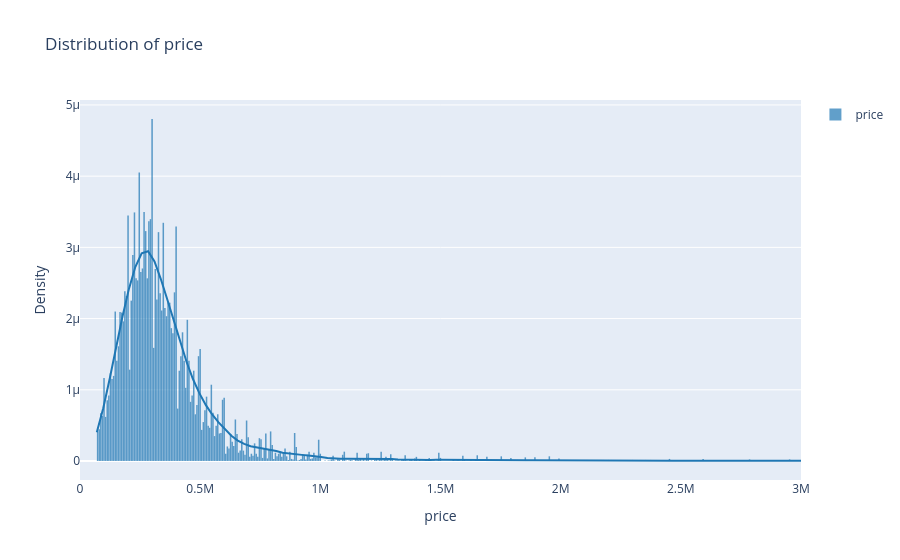

Write notebook code for a chart like this one.
### Code cell
plot_distribution(df,'price',bins=2000,xlim=(0,3_000_000))

### Figure 1 — Plotly figure (JSON) as saved in the notebook; plotly's stock layout.template omitted (floating-point values rounded to 4 significant figures; data arrays with more than 128 entries replaced by an {"elided": "..."} marker saying what was removed)
{"data": [{"autobinx": false, "histnorm": "probability density", "legendgroup": "price", "marker": {"color": "rgb(31, 119, 180)"}, "name": "price", "opacity": 0.7, "type": "histogram", "x": {"elided": "20588 float values"}, "xaxis": "x", "xbins": {"end": 13400000, "size": 6665, "start": 70000}, "yaxis": "y"}, {"legendgroup": "price", "marker": {"color": "rgb(31, 119, 180)"}, "mode": "lines", "name": "price", "showlegend": false, "type": "scatter", "x": {"elided": "500 int values"}, "xaxis": "x", "y": {"elided": "500 float values"}, "yaxis": "y"}], "layout": {"bargap": 0.05, "barmode": "overlay", "hovermode": "closest", "legend": {"traceorder": "reversed"}, "title": {"text": "Distribution of price"}, "xaxis": {"anchor": "y2", "domain": [0, 1], "range": [0, 3000000], "title": {"text": "price"}, "zeroline": false}, "yaxis": {"anchor": "free", "domain": [0, 1], "position": 0, "title": {"text": "Density"}}}}
